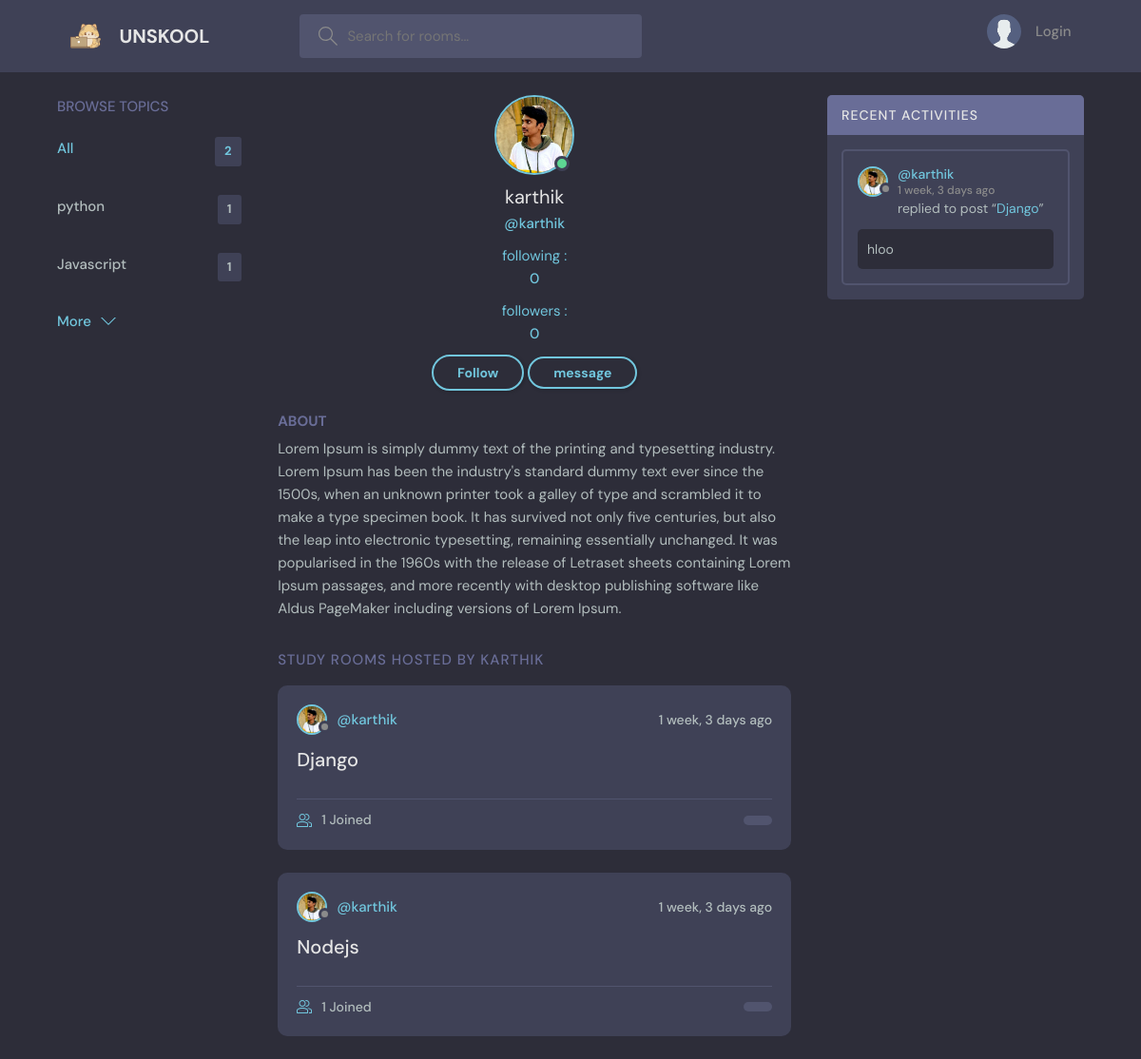
The page /profile_page/1 on the database as committed earlier.
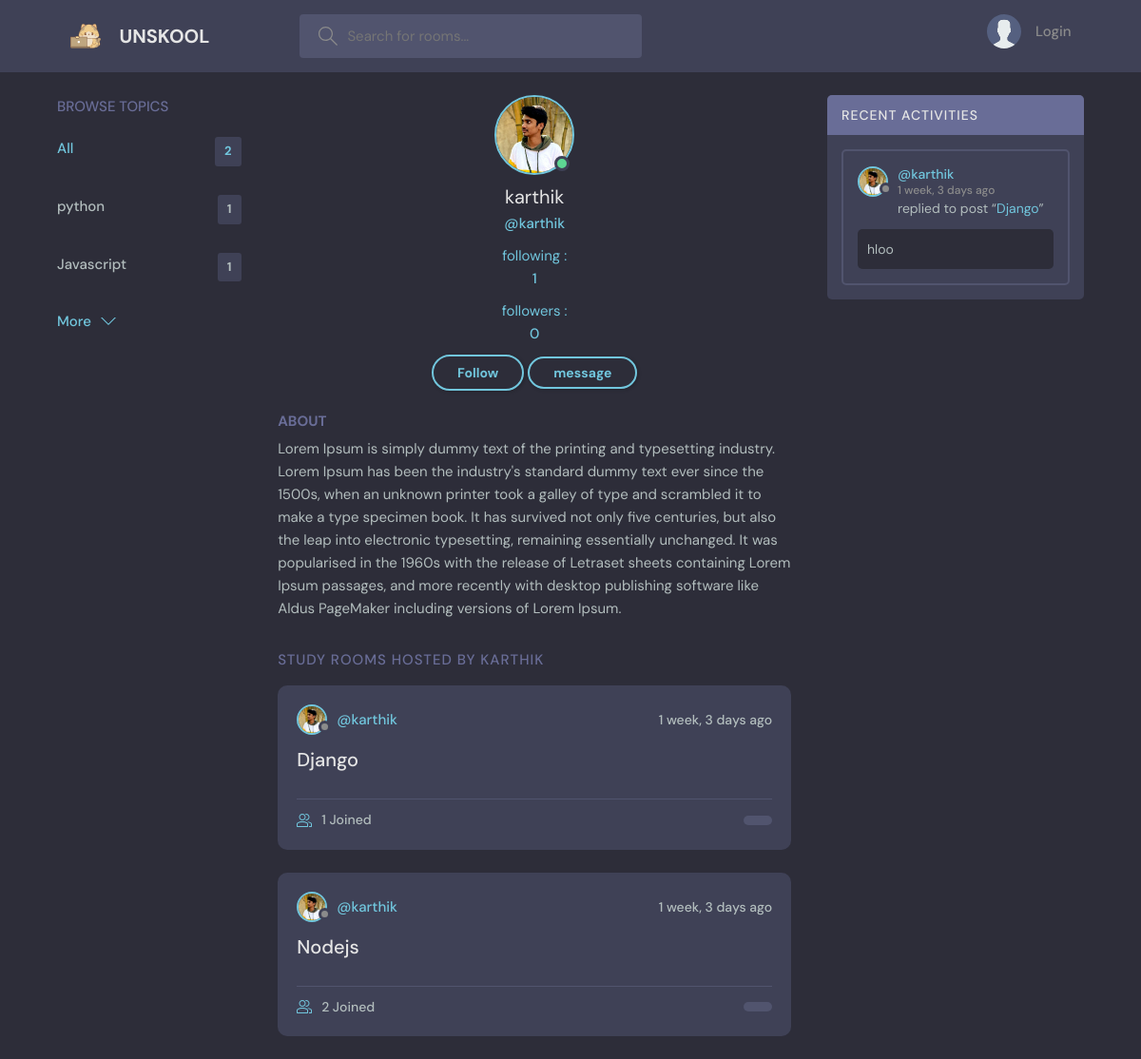
The same page on the database as committed later.
### shazam/models.py (models this page shows)
class User(AbstractUser):
    name=models.CharField(max_length=200,null=True)
    following = models.ManyToManyField(
        "self", blank=True, related_name="followers", symmetrical=False
    )
    email=models.EmailField(unique=True,null=True)
    bio=models.TextField(null=True)
    avatar=models.ImageField(null=True,default="avatar.svg")
    USERNAME_FIELD='email'
    REQUIRED_FIELDS=[]

class Room(models.Model):
    Host=models.ForeignKey(User,on_delete=models.SET_NULL,null=True)
    participants=models.ManyToManyField(User,related_name="participants")
    Topic=models.ForeignKey(Topic,on_delete=models.SET_NULL ,null=True)
    name=models.CharField(max_length=50)
    description=models.TextField(null=True)
    created=models.DateTimeField(auto_now_add=True)
    updated=models.DateTimeField(auto_now=True)
    def __str__(self):
        return str(self.name)

### shazam/views.py (the view)
# urls.py: path('profile_page/<str:pk>',views.profile_page,name='profile_page' ),
def profile_page(request,pk):
    users=User.objects.get(id=pk)
    rooms=users.room_set.all()
    chatboxes=users.message_set.all()
    topics=Topic.objects.all()
    context={'users':users,'rooms':rooms,'chatboxes':chatboxes,'topics':topics}
    return render (request,'shazam/profile_page.html',context)

### shazam/templates/shazam/profile_page.html (shortened to what this page needs)
{% extends 'main.html' %}
{% block content %}
<main class="profile-page layout layout--3">
  <div class="container">
    {% include 'shazam/topic component.html' %}
    <div class="roomList">
      <div class="profile">
        <div class="profile__avatar">
          <div class="avatar avatar--large active">
            <img src="{{users.avatar.url}}" />
          </div>
        </div>
        <div class="profile__info">
          <h3>{{users.name}}</h3>
          <p>@{{users.username}}</p>
          <a href="{% url 'inbox' users.id %}"> following : </a>
          <p> {{ users.followers.count }} </p>
          <a href="{% url 'inbox' users.id %}"> followers : </a>
          <p> {{ users.following.count }} </p>
          <span>{% if users.is_authenticated %}
            {% if request.user != users %}
            {% if user in users.following.all%}
                <a href="{% url 'followToggle' author=users.username  %}" class="btn btn--main btn--pill">Unfollow</a>
              {% else %}
                <a  href="{% url 'followToggle' author=users.username  %}" class="btn btn--main btn--pill"> Follow </a>
            {% endif %}
            {% endif %}
            <button class="btn btn--main btn--pill"><a href="{% url 'inbox' users.id%}">message </a></button>
          {% else %}
            <p class="text-muted"> please, login to follow </p>
          {% endif %}</span>
        </div>
        <div class="profile__about">
          <h3>About</h3>
          <p>
            {{users.bio}}
          </p>
        </div>
      </div>
      <div class="roomList__header">
        <div>
          <h2>Study Rooms Hosted by {{users.username}}
          </h2>
        </div>
      </div>
      {% include 'shazam/room_component.html' %}
    </div>
    {% include 'shazam/activity_component.html' %}
  </div>
</main>
{% endblock content %}

### shazam/templates/shazam/room_component.html (shortened to what this page needs)
{% for room in rooms %}
<div class="roomListRoom">
    <div class="roomListRoom__header">
        <a href="{% url 'profile_page' room.Host.id %}" class="roomListRoom__author">
            <div class="avatar avatar--small">
                <img src="{{room.Host.avatar.url}}" />
            </div>
            <span>@{{room.Host.username}}</span>
        </a>
        <div class="roomListRoom__actions">
            <span>{{room.created|timesince}} ago</span>
        </div>
    </div>
    <div class="roomListRoom__content">
        <a href="{% url 'room' room.id %}">{{room.name}}</a>
    </div>
    <div class="roomListRoom__meta">
        <a href="{% url 'room' room.id %}" class="roomListRoom__joined">
            {{room.participants.all.count}} Joined
        </a>
        <p class="roomListRoom__topic">{{room.topic.name}}</p>
    </div>
</div>
{% endfor %}

Rows that differ between the two databases and show on the page:
changed User "karthik": followers.count "0" → "1"
computed for Room "Nodejs": participants.all.count "1" → "2"
